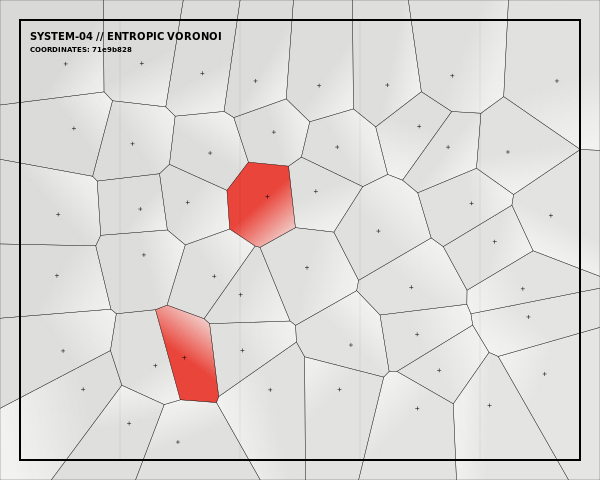

Generate this figure with Python:
import cairo
import math
import random

# Setup
width, height = 600, 480
surface = cairo.ImageSurface(cairo.FORMAT_ARGB32, width, height)
ctx = cairo.Context(surface)

# Background - Swiss Neutral (Parchment White)
ctx.set_source_rgb(0.96, 0.96, 0.95)
ctx.paint()

def get_voronoi_points(cols, rows, jitter_strength):
    points = []
    dx = width / (cols + 1)
    dy = height / (rows + 1)
    for i in range(1, cols + 1):
        for j in range(1, rows + 1):
            # Entropy increases towards the bottom right
            entropy = (i / cols + j / rows) / 2 * jitter_strength
            px = i * dx + random.uniform(-entropy, entropy)
            py = j * dy + random.uniform(-entropy, entropy)
            points.append((px, py))
    return points

def clip_polygon(poly, a, b, c):
    """Clips a polygon against a line ax + by + c <= 0."""
    def inside(p):
        return a * p[0] + b * p[1] + c <= 0

    def intersect(p1, p2):
        # Line p1-p2: x = p1.x + t(p2.x - p1.x)
        # Find t where a(p1.x + t(dx)) + b(p1.y + t(dy)) + c = 0
        dx, dy = p2[0] - p1[0], p2[1] - p1[1]
        denom = a * dx + b * dy
        if denom == 0: return p1
        t = -(a * p1[0] + b * p1[1] + c) / denom
        return (p1[0] + t * dx, p1[1] + t * dy)

    new_poly = []
    if not poly: return []
    for i in range(len(poly)):
        p1 = poly[i - 1]
        p2 = poly[i]
        if inside(p2):
            if not inside(p1):
                new_poly.append(intersect(p1, p2))
            new_poly.append(p2)
        elif inside(p1):
            new_poly.append(intersect(p1, p2))
    return new_poly

# Parameters
cols, rows = 8, 6
points = get_voronoi_points(cols, rows, 45)
accent_color = (0.9, 0.1, 0.05) # Swiss Red

# Draw Voronoi Cells
for i, p in enumerate(points):
    # Start with canvas bounds
    cell = [(0, 0), (width, 0), (width, height), (0, height)]
    
    # Clip against all other points
    for j, p_other in enumerate(points):
        if i == j: continue
        # Perpendicular bisector between p and p_other
        # Midpoint M
        mx, my = (p[0] + p_other[0]) / 2, (p[1] + p_other[1]) / 2
        # Normal vector n = p_other - p
        nx, ny = p_other[0] - p[0], p_other[1] - p[1]
        # Line equation: nx(x - mx) + ny(y - my) <= 0
        # nx*x + ny*y - (nx*mx + ny*my) <= 0
        c = -(nx * mx + ny * my)
        cell = clip_polygon(cell, nx, ny, c)

    if len(cell) > 2:
        # Style: Entropy-based Color
        dist_factor = (p[0] + p[1]) / (width + height)
        
        # Fill with a subtle gradient
        lg = cairo.LinearGradient(p[0], p[1], cell[0][0], cell[0][1])
        if random.random() > 0.85:
            # Random high-frequency accent
            lg.add_color_stop_rgba(0, *accent_color, 0.8)
            lg.add_color_stop_rgba(1, *accent_color, 0.2)
        else:
            shade = 0.2 + (dist_factor * 0.4)
            lg.add_color_stop_rgba(0, shade, shade, shade, 0.15)
            lg.add_color_stop_rgba(1, shade, shade, shade, 0.02)
        
        ctx.set_source(lg)
        ctx.move_to(cell[0][0], cell[0][1])
        for cp in cell[1:]:
            ctx.line_to(cp[0], cp[1])
        ctx.close_path()
        ctx.fill_preserve()
        
        # Stroke - Precise mechanical lines
        ctx.set_source_rgba(0, 0, 0, 0.7)
        ctx.set_line_width(0.4)
        ctx.stroke()

        # Internal "Rigidity" markers: A small cross at each site
        ctx.set_source_rgb(0, 0, 0)
        size = 2
        ctx.move_to(p[0]-size, p[1]); ctx.line_to(p[0]+size, p[1])
        ctx.move_to(p[0], p[1]-size); ctx.line_to(p[0], p[1]+size)
        ctx.set_line_width(0.5)
        ctx.stroke()

# Background Texture - Halftone dots (Technical Dithering)
ctx.set_source_rgba(0, 0, 0, 0.05)
dot_spacing = 10
for x in range(0, width, dot_spacing):
    for y in range(0, height, dot_spacing):
        ctx.arc(x, y, 0.5, 0, 2 * math.pi)
        ctx.fill()

# Geometric Hierarchy - Overlaid "Technical" Grid
ctx.set_line_width(0.2)
ctx.set_source_rgba(0, 0, 0, 0.3)
for i in range(4):
    lx = (i+1) * (width/5)
    ctx.move_to(lx, 20); ctx.line_to(lx, height-20)
    ctx.stroke()

# Final accent: Entropy balance frame
ctx.set_line_width(2)
ctx.set_source_rgb(0, 0, 0)
ctx.rectangle(20, 20, width-40, height-40)
ctx.stroke()

# Typography-like element (Structural label)
ctx.select_font_face("Sans", cairo.FONT_SLANT_NORMAL, cairo.FONT_WEIGHT_BOLD)
ctx.set_font_size(10)
ctx.move_to(30, 40)
ctx.show_text("SYSTEM-04 // ENTROPIC VORONOI")
ctx.move_to(30, 52)
ctx.set_font_size(7)
ctx.show_text("COORDINATES: " + str(hex(id(points)))[-8:])
